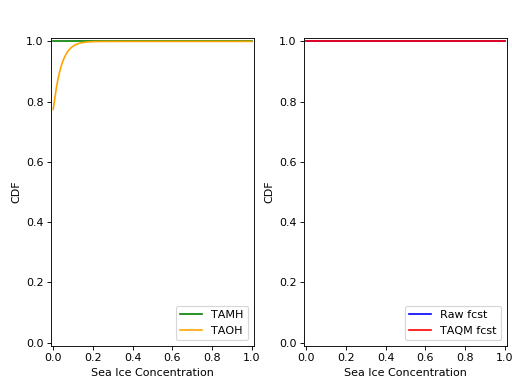

This figure's Python source:
# -*- coding: utf-8 -*-
"""
Created on Mon Mar 12 10:47:40 2018

@author: arlan
"""

import numpy as np
from taqm import taqm
from scipy.stats import linregress
from beinf import beinf
import matplotlib.pyplot as plt
import os

# Change to `True` if you would like to see how calibration is
# performed when case 2 is encountered
special_case = False

# Change directory to where the data is stored and load data
os.chdir('Data')
X = np.load('MH_ex3.npy') #load MH data
Y = np.load('OH_ex3.npy') #load OH data
X_t = np.load('Raw_fcst_ex3.npy') #load raw forecast
Y_t = 0.15  #made-up observation
# Time
tau_s = 1981    #start year
tau_f = 2012    #finish
tau = np.arange(tau_s,tau_f+1)  #array of years in hindcast record

t = 2011   #forecast year
tau_t = tau[tau!=t]   # remove the forecast year from tau and call it tau_t
 
#instantiate a taqm object
taqm = taqm()

# Get TAMH from MH
pval_x = linregress(tau_t,X.mean(axis=1))[3]  #first check MH trend over tau_t                  
if pval_x<0.05:
    # if significant, then adjust MH for the trend to create TAMH
    X_ta = taqm.trend_adjust_2p(X,tau_t,t)
else:
    # else, set TAMH equal to MH (i.e. don't perform the trend adjustment) 
    X_ta = np.copy(X)

# Get TAOH from OH   
pval_y = linregress(tau_t,Y)[3]     #first check OH trend over tau_t                  
if pval_y<0.05:   
    # if significant, then adjust OH for the trend to create TAOH
    Y_ta = taqm.trend_adjust_2p(Y,tau_t,t) 
else:
    # else, set TAOH equal to OH (i.e. don't perform the trend adjustment) 
    Y_ta = np.copy(Y)
    
# Fit TAMH, TAOH, and X_t to the BEINF distribution
X_ta_params, Y_ta_params, X_t_params = taqm.fit_params(X_ta,Y_ta,X_t)   

# Calibrate forecast
trust_sharp_fcst = True

X_t_cal_params, X_t_cal = taqm.calibrate(X_ta_params, Y_ta_params, X_t_params,
                                                   X_ta, Y_ta, X_t,trust_sharp_fcst) 

print np.around(X_t_cal_params,4)
print np.around(X_t_cal,4)

# Get the individual parameters from the array containing the parameters
a_x_ta, b_x_ta, p_x_ta, q_x_ta = X_ta_params[0], X_ta_params[1], X_ta_params[2], X_ta_params[3]
a_y_ta, b_y_ta, p_y_ta, q_y_ta = Y_ta_params[0], Y_ta_params[1], Y_ta_params[2], Y_ta_params[3]
a_x_t, b_x_t, p_x_t, q_x_t = X_t_params[0], X_t_params[1], X_t_params[2], X_t_params[3]
a_x_t_cal, b_x_t_cal, p_x_t_cal, q_x_t_cal = X_t_cal_params[0], X_t_cal_params[1], X_t_cal_params[2], X_t_cal_params[3]

# freeze distribution objects
rv_x_ta = beinf(a_x_ta, b_x_ta, p_x_ta, q_x_ta) #TAMH                               
rv_y_ta = beinf(a_y_ta, b_y_ta, p_y_ta, q_y_ta) #TAOH
rv_x_t = beinf(a_x_t, b_x_t, p_x_t, q_x_t) #Raw forecast ensemble
rv_x_t_cal = beinf(a_x_t_cal, b_x_t_cal, p_x_t_cal, q_x_t_cal) #Calibrated forecast ensemble
    
x = np.linspace(0, 1, 1000)

# Evaluate cdf for the TAMH distribution at x
cdf_x_ta = beinf.cdf_eval(x,X_ta_params,X_ta)

# Evaluate cdf for the TAOH distribution at x
cdf_y_ta = beinf.cdf_eval(x,Y_ta_params,Y_ta)

# Evaluate cdf for the forecast distribution at x 
cdf_x_t = beinf.cdf_eval(x,X_t_params,X_t)

# Evaluate cdf for the calibrated forecast distribution at x
if trust_sharp_fcst==True and p_x_t==1:
    cdf_x_t_cal = beinf.cdf_eval(x,X_t_params,X_t)
else:
    if p_x_t==1.0:
        cdf_x_t_cal = beinf.cdf_eval(x,Y_ta_params,Y_ta)
    else:
        cdf_x_t_cal = beinf.cdf_eval(x,X_t_cal_params,X_t_cal)
        
        
fig = plt.figure()            
#Plot the cdf's for each of these distributions
ax1 = fig.add_subplot(1,2,1)
ax1.plot(x, cdf_x_ta, 'green', lw=1.5, label='TAMH')
ax1.plot(x, cdf_y_ta, 'orange', lw=1.5, label='TAOH')
ax1.legend(loc='lower right')
ax1.set_xlabel('Sea Ice Concentration')
ax1.set_ylabel('CDF')
ax1.set_ylim((-0.01, 1.01))
ax1.set_xlim((-0.01, 1.01))

ax2 = fig.add_subplot(1,2,2)
ax2.plot(x, cdf_x_t, 'b', lw=1.5, label='Raw fcst')
ax2.plot(x, cdf_x_t_cal, 'r', lw=1.5, label='TAQM fcst')
ax2.legend(loc='lower right')
ax2.set_xlabel('Sea Ice Concentration')
ax2.set_ylabel('CDF')
ax2.set_ylim((-0.01, 1.01))
ax2.set_xlim((-0.01, 1.01))

fig.subplots_adjust(left=0.1, right=0.99, bottom=0.1, top=0.9,
                    wspace=0.25)
 
#heaviside function for obs                                
cdf_obs = np.zeros(len(x))
cdf_obs[Y_t*np.ones(len(x))<=x] = 1.0
 
crps_x_t = np.trapz((cdf_x_t - cdf_obs)**2.,x)
crps_x_t_cal = np.trapz((cdf_x_t_cal - cdf_obs)**2.,x)

print "CRPS: raw forecast: ", crps_x_t                            
print "CRPS: calibrated forecast: ", crps_x_t_cal
